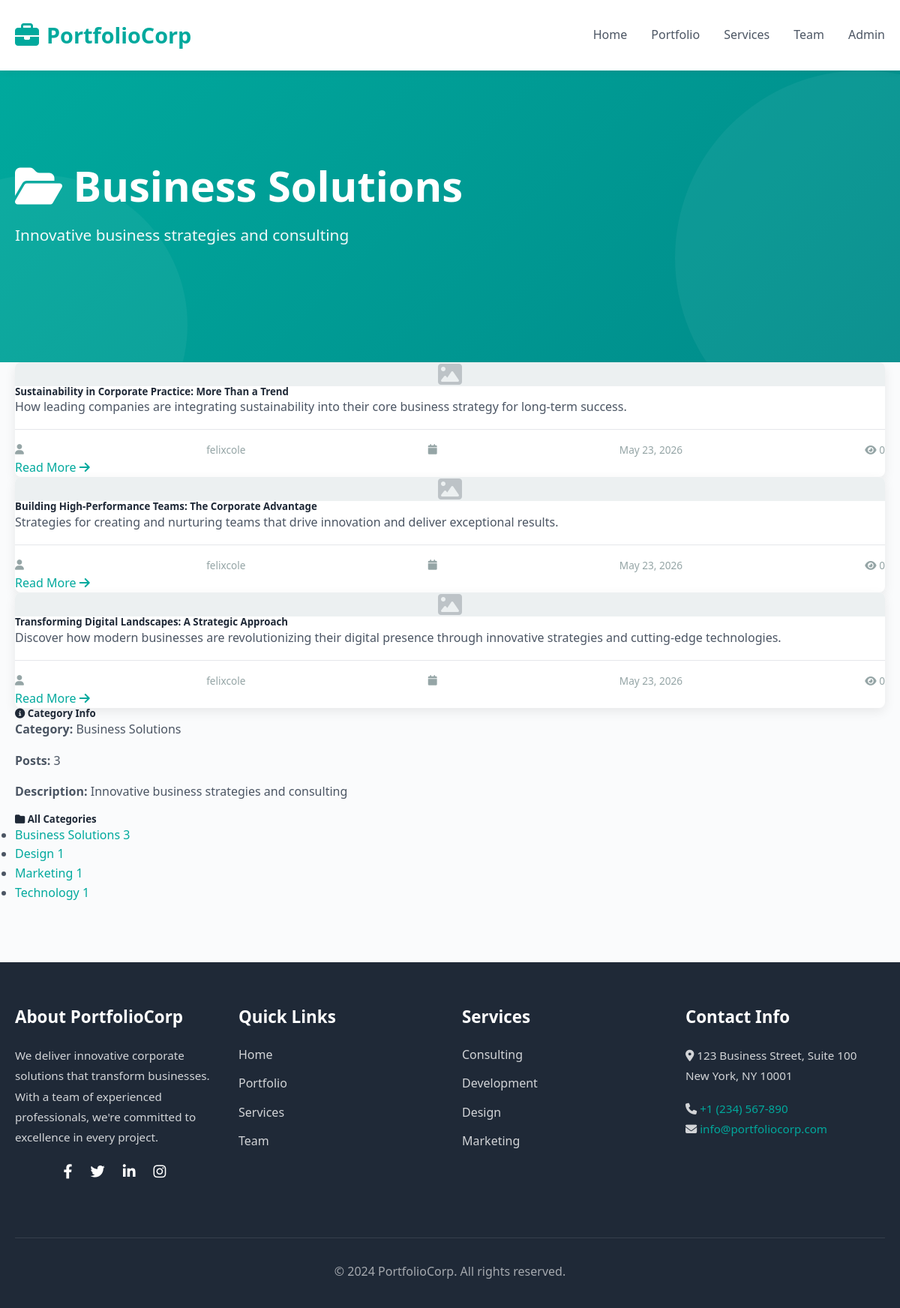
Screenshot of /category/business-solutions/ with the database file from the repository.
### blog/models.py (models this page shows, shortened)
class Category(models.Model):
    name = models.CharField(max_length=100, unique=True)
    slug = models.SlugField(max_length=100, unique=True)
    description = models.TextField(blank=True)
    created_at = models.DateTimeField(auto_now_add=True)
    class Meta:
        verbose_name_plural = "Categories"
        ordering = ['name']
    def get_absolute_url(self):
        return reverse('blog:category-posts', kwargs={'slug': self.slug})

class Post(models.Model):
    STATUS_CHOICES = (
        ('draft', 'Draft'),
        ('published', 'Published'),
    )
    title = models.CharField(max_length=200)
    slug = models.SlugField(max_length=200, unique=True)
    author = models.ForeignKey(User, on_delete=models.CASCADE, related_name='blog_posts')
    category = models.ForeignKey(Category, on_delete=models.SET_NULL, null=True, related_name='posts')
    content = models.TextField()
    excerpt = models.TextField(max_length=500, blank=True)
    featured_image = models.ImageField(upload_to='blog_images/%Y/%m/%d/', null=True, blank=True)
    status = models.CharField(max_length=10, choices=STATUS_CHOICES, default='draft')
    created_at = models.DateTimeField(auto_now_add=True)
    updated_at = models.DateTimeField(auto_now=True)
    published_at = models.DateTimeField(null=True, blank=True)
    views_count = models.IntegerField(default=0)
    class Meta:
        ordering = ['-published_at', '-created_at']
        indexes = [
            models.Index(fields=['-published_at']),
            models.Index(fields=['slug']),
        ]
    def get_absolute_url(self):
        return reverse('blog:post-detail', kwargs={'slug': self.slug})

### blog/views.py (the view)
# urls.py: path('category/<slug:slug>/', views.category_posts, name='category-posts'),
def category_posts(request, slug):
    category = get_object_or_404(Category, slug=slug)
    posts = Post.objects.filter(category=category, status='published')
    categories = Category.objects.all()
    context = {
        'posts': posts,
        'category': category,
        'categories': categories,
    }
    return render(request, 'blog/category.html', context)

### blog/templates/blog/category.html (shortened to what this page needs)
{% extends 'base.html' %}
{% block content %}
<div class="hero">
    <div class="container">
        <h1><i class="fas fa-folder-open"></i> {{ category.name }}</h1>
        {% if category.description %}
            <p>{{ category.description }}</p>
        {% endif %}
    </div>
</div>
<div class="container my-5">
    <div class="row">
        <div class="col-md-8">
            {% if posts %}
                <div class="row">
                    {% for post in posts %}
                    <div class="col-md-6 mb-4">
                        <div class="post-card">
                            {% if post.featured_image %}
                                <img src="{{ post.featured_image.url }}" alt="{{ post.title }}" class="post-card-img">
                            {% else %}
                                <div class="post-card-img" style="background-color: #ecf0f1; display: flex; align-items: center; justify-content: center;">
                                    <i class="fas fa-image" style="font-size: 2rem; color: #bdc3c7;"></i>
                                </div>
                            {% endif %}
                            <div class="post-card-body">
                                <h5 class="post-card-title">{{ post.title }}</h5>
                                <p class="post-card-excerpt">{{ post.excerpt|truncatewords:15 }}</p>
                                <div class="post-meta">
                                    <i class="fas fa-user"></i> {{ post.author.username }}
                                    <br>
                                    <i class="fas fa-calendar"></i> {{ post.published_at|date:"M d, Y" }}
                                    <span class="views-count"><i class="fas fa-eye"></i> {{ post.views_count }}</span>
                                </div>
                                <a href="{{ post.get_absolute_url }}" class="btn-read-more">
                                    Read More <i class="fas fa-arrow-right"></i>
                                </a>
                            </div>
                        </div>
                    </div>
                    {% endfor %}
                </div>
            {% else %}
                <div class="no-posts">
                    <i class="fas fa-inbox"></i>
                    <h3>No posts in this category</h3>
                    <p>This category doesn't have any posts yet. Check back soon!</p>
                </div>
            {% endif %}
        </div>
        <div class="col-md-4">
            <div class="sidebar mb-4">
                <h5><i class="fas fa-info-circle"></i> Category Info</h5>
                <p><strong>Category:</strong> {{ category.name }}</p>
                <p><strong>Posts:</strong> {{ posts|length }}</p>
                {% if category.description %}
                    <p><strong>Description:</strong> {{ category.description }}</p>
                {% endif %}
            </div>
            <div class="sidebar">
                <h5><i class="fas fa-folder"></i> All Categories</h5>
                <ul class="category-list">
                    {% for cat in categories %}
                    <li>
                        <a href="{{ cat.get_absolute_url }}" {% if cat.id == category.id %}style="border-left-color: var(--secondary-color); background-color: var(--light-bg);"{% endif %}>
                            {{ cat.name }}
                            <span class="float-end badge bg-secondary">{{ cat.posts.count }}</span>
                        </a>
                    </li>
                    {% endfor %}
                </ul>
            </div>
        </div>
    </div>
</div>
{% endblock %}

### static/css/style.css (style rules this page uses)
:root { --primary-color: #00A99D; --primary-dark: #008B8A; --accent-color: #FF6B6B; --light-color: #F5F7FA; --dark-color: #1F2937; --text-color: #4B5563; --border-color: #E5E7EB; --white: #FFFFFF; }
* { margin: 0; padding: 0; box-sizing: border-box; }
html { scroll-behavior: smooth; }
body { font-family: 'Segoe UI', Tahoma, Geneva, Verdana, sans-serif; color: var(--text-color); background-color: #FAFBFC; line-height: 1.6; }
h1, h2, h3, h4, h5, h6 { color: var(--dark-color); font-weight: 700; line-height: 1.2; }
h1 { font-size: 3rem; }
p { margin-bottom: 1rem; }
a { color: var(--primary-color); text-decoration: none; transition: color 0.3s ease; }
.container { max-width: 1200px; margin: 0 auto; padding: 0 20px; }
.hero { background: linear-gradient(135deg, var(--primary-color) 0%, var(--primary-dark) 100%); color: var(--white); padding: 120px 0; position: relative; overflow: hidden; }
.hero::before { content: ''; position: absolute; top: 0; right: -200px; width: 500px; height: 500px; background: rgba(255, 255, 255, 0.05); border-radius: 50%; }
.hero::after { content: ''; position: absolute; bottom: -150px; left: -150px; width: 400px; height: 400px; background: rgba(255, 255, 255, 0.05); border-radius: 50%; }
.hero h1 { color: var(--white); margin-bottom: 1rem; font-size: 3.5rem; }
.hero p { font-size: 1.3rem; margin-bottom: 2rem; opacity: 0.95; }
.post-card { background-color: var(--white); border-radius: 8px; overflow: hidden; box-shadow: 0 5px 15px rgba(0,0,0,0.08); transition: all 0.3s ease; }
.post-meta { display: flex; justify-content: space-between; align-items: center; padding-top: 1rem; border-top: 1px solid var(--border-color); font-size: 0.85rem; color: #95a5a6; }

### rows the page displays
Category: name "Business Solutions", description "Innovative business strategies and consulting", posts.count "3"
Post: title "Sustainability in Corporate Practice: More Than a Trend", excerpt "How leading companies are integrating sustainability into their core business strategy for long-term success.", author.username "felixcole", published_at "May 23, 2026", views_count "0"
Post: title "Building High-Performance Teams: The Corporate Advantage", excerpt "Strategies for creating and nurturing teams that drive innovation and deliver exceptional results.", author.username "felixcole", published_at "May 23, 2026", views_count "0"
Post: title "Transforming Digital Landscapes: A Strategic Approach", excerpt "Discover how modern businesses are revolutionizing their digital presence through innovative strategies and cutting-edge technologies.", author.username "felixcole", published_at "May 23, 2026", views_count "0"
Category: name "Design", posts.count "1"
Category: name "Marketing", posts.count "1"
Category: name "Technology", posts.count "1"

### other values shown
{{ posts|length }} "3"
